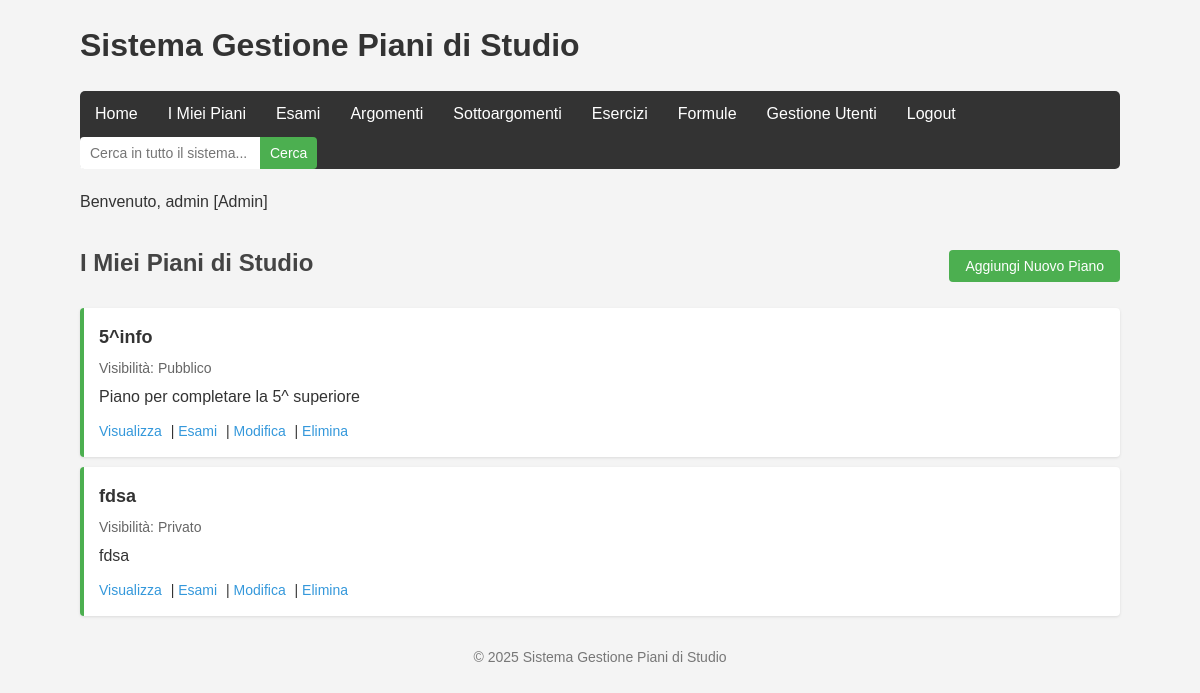
Page /pages/my_piani.php (signed in) on the committed database.
### tables this page shows
CREATE TABLE `piani_di_studio` (
  `id` int(11) NOT NULL,
  `nome` varchar(100) NOT NULL,
  `descrizione` text DEFAULT NULL,
  `data_creazione` timestamp NOT NULL DEFAULT current_timestamp(),
  `user_id` int(11) NOT NULL,
  `visibility` varchar(20) NOT NULL DEFAULT 'private'
);

### models/piano_di_studio.php (called while the page is built, shortened)
<?php
class PianoDiStudio {
    private $conn;
    private $table_name = "piani_di_studio";
    public function __construct($db) {
        $this->conn = $db;
    }
    public function readByUser($user_id) {
        $query = "SELECT * FROM " . $this->table_name . "
                  WHERE user_id = :user_id
                  ORDER BY data_creazione DESC";
        $stmt = $this->conn->prepare($query);
        $stmt->bindParam(":user_id", $user_id);
        $stmt->execute();
        return $stmt;
    }
}
?>

### pages/my_piani.php (the view, shortened to what this page needs)
<?php
include_once '../ui/includes/header.php';
include_once '../models/piano_di_studio.php';
$database = new Database();
$db = $database->getConnection();
$piano = new PianoDiStudio($db);
include_once 'handlers/piano_handler.php';
echo "<div class='header-with-button'>";
echo "<h2>I Miei Piani di Studio</h2>";
echo "<button id='showCreateFormBtn' class='btn-primary'>Aggiungi Nuovo Piano</button>";
echo "</div>";
$stmt = $piano->readByUser($_SESSION['user_id']);
$num = $stmt->rowCount();
if ($num > 0) {
    echo "<ul class='item-list'>";
    while ($row = $stmt->fetch(PDO::FETCH_ASSOC)) {
        extract($row);
        $visibility_text = ($visibility == 'public') ? "Pubblico" : "Privato";
        echo "<li>
                <div class='item-title'>" . htmlspecialchars($nome) . "</div>
                <div class='item-meta'>Visibilità: $visibility_text</div>
                <div class='item-description'>" . htmlspecialchars($descrizione) . "</div>
                <div class='item-actions'>
                    <a href='view_pages/view_piano.php?id=$id'>Visualizza</a> |
                    <a href='esami.php?piano_id=$id'>Esami</a> |
                    <a href='?edit=$id&from=my'>Modifica</a> |
                    <a href='?delete=$id&from=my' onclick='return confirm(\"Sei sicuro di voler eliminare questo piano?\");'>Elimina</a>
                </div>
            </li>";
    }
    echo "</ul>";
} else {
    echo "<p>Non hai ancora creato piani di studio.</p>";
}
include_once '../ui/includes/footer.php';
?>

### rows in the picture
piani_di_studio: nome "5^info", visibility "Pubblico", descrizione "Piano per completare la 5^ superiore"
piani_di_studio: nome "fdsa", visibility "Privato", descrizione "fdsa"

### other values in the picture
$_SESSION['username'] "admin"
